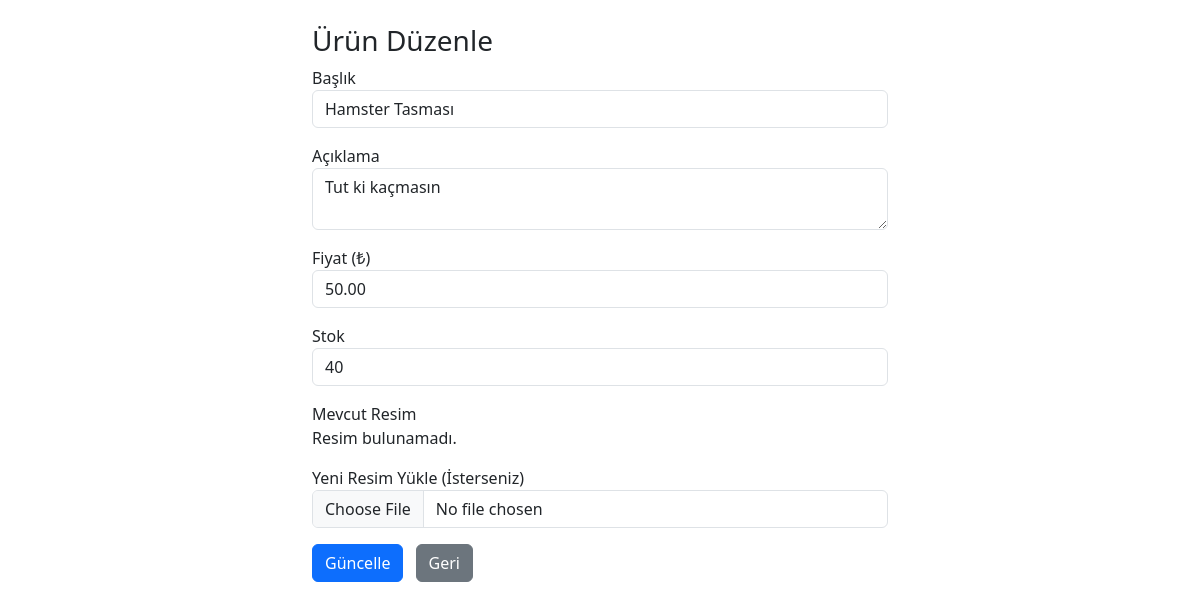
/admin/product_edit.php?id=18 (signed in), run on the app's committed database.
### tables this page shows
CREATE TABLE `products` (
  `id` int(11) NOT NULL,
  `title` varchar(150) NOT NULL,
  `description` text DEFAULT NULL,
  `price` decimal(10,2) NOT NULL,
  `created_at` timestamp NOT NULL DEFAULT current_timestamp(),
  `image` varchar(255) DEFAULT NULL,
  `stock` int(11) NOT NULL DEFAULT 0,
  `category_id` int(11) DEFAULT NULL
);

### admin/product_edit.php (the view, shortened to what this page needs)
<?php
require_once "../config.php";
$id = intval($_GET['id'] ?? 0);
$stmt = $conn->prepare("SELECT * FROM products WHERE id = ?");
$stmt->bind_param("i", $id);
$stmt->execute();
$result = $stmt->get_result();
$product = $result->fetch_assoc();
?>
<!DOCTYPE html>
<html lang="tr">
<head>
    <link href="https://cdn.jsdelivr.net/npm/bootstrap@5.3.0/dist/css/bootstrap.min.css" rel="stylesheet" />
</head>
<body>
<div class="container mt-4" style="max-width: 600px;">
    <h3>Ürün Düzenle</h3>
    <form method="POST" action="" enctype="multipart/form-data">
        <div class="mb-3">
            <label>Başlık</label>
            <input type="text" name="title" class="form-control" required value="<?= htmlspecialchars($_POST['title'] ?? $product['title']) ?>" />
        </div>
        <div class="mb-3">
            <label>Açıklama</label>
            <textarea name="description" class="form-control"><?= htmlspecialchars($_POST['description'] ?? $product['description']) ?></textarea>
        </div>
        <div class="mb-3">
            <label>Fiyat (₺)</label>
            <input type="number" step="0.01" name="price" class="form-control" required value="<?= htmlspecialchars($_POST['price'] ?? $product['price']) ?>" />
        </div>
        <div class="mb-3">
            <label>Stok</label>
            <input type="number" name="stock" class="form-control" min="0" required value="<?= htmlspecialchars($_POST['stock'] ?? $product['stock']) ?>" />
        </div>
        <div class="mb-3">
            <label>Mevcut Resim</label><br />
            <?php if (!empty($product['image']) && file_exists("uploads/" . $product['image'])): ?>
                <img src="uploads/<?= htmlspecialchars($product['image']) ?>" alt="Ürün Resmi" style="max-width:200px; max-height:150px; border:1px solid #ccc; padding:5px;">
            <?php else: ?>
                <p>Resim bulunamadı.</p>
            <?php endif; ?>
        </div>
        <div class="mb-3">
            <label>Yeni Resim Yükle (İsterseniz)</label>
            <input type="file" name="image" accept="image/*" class="form-control" />
        </div>
        <button class="btn btn-primary">Güncelle</button>
        <a href="admin_dashboard.php" class="btn btn-secondary ms-2">Geri</a>
    </form>
</div>
</body>
</html>

### data on the page
products: title "Hamster Tasması", description "Tut ki kaçmasın", price "50.00", stock "40"
